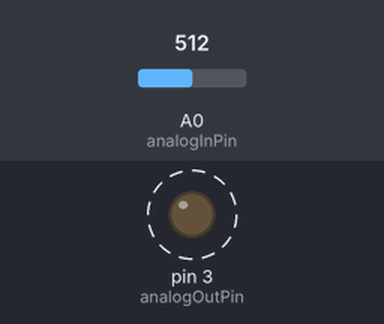
The sketch below on a simulated Arduino Uno, built with avr-gcc and run on an emulated ATmega328P. Shown: output pins drawn as LEDs (lit = HIGH). Dashed ring = blinking. The inputs (shaded band) are chosen by the test bench; at power-on: A0 (analogInPin) = 512. What the sketch prints to the serial monitor is not drawn.

Above: at 1.8 s.
1.9 s: A0 (analogInPin) set to 306
6.0 s: A0 (analogInPin) set to 900
Timing chart, 0 to 16.1 s (numbered marks = the images above; inputs shaded):
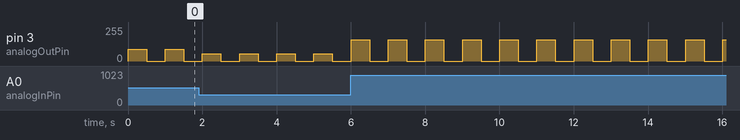

Measured:
- by itself, pin 3 (analogOutPin): alternates 158/255 for 0.50 s and 0/255 for 0.50 s

The sketch:

vibroVariable.ino
```cpp
/*
You probably won't have a potentiometer, but Javed might. Ask him if you want to run this example.
See fritzing sketch for wiring instructions.
 */

const int MAXVIB=180; // 180 is 3.6V if Vin is 5V (Arduino Uno)

const int analogInPin = A0;
const int analogOutPin = 3;

int sensorValue = 0;
int outputValue = 0;

void setup() {

  Serial.begin(9600);
}

void loop() {
  sensorValue = analogRead(analogInPin);
  outputValue = map(sensorValue, 0, 1023, 0, MAXVIB);
  analogWrite(analogOutPin, outputValue);

  // print the results to the serial monitor:
  Serial.print("sensor = " );
  Serial.print(sensorValue);
  Serial.print("\t output = ");
  Serial.println(outputValue);

  // wait 10 milliseconds before the next loop
  // for the analog-to-digital converter to settle
  // after the last reading:

  delay(500);

  analogWrite(analogOutPin, 0);

  delay(500);
}
```
